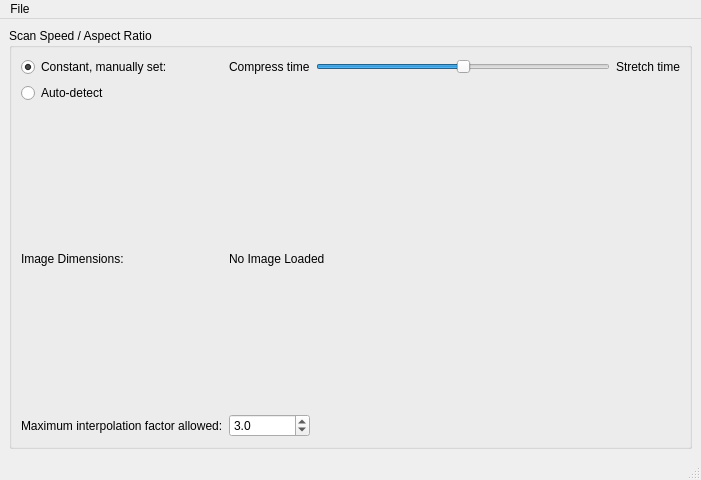
<?xml version="1.0" encoding="UTF-8"?>
<ui version="4.0">
 <class>MainWindow</class>
 <widget class="QMainWindow" name="MainWindow">
  <property name="geometry">
   <rect>
    <x>0</x>
    <y>0</y>
    <width>701</width>
    <height>480</height>
   </rect>
  </property>
  <property name="windowTitle">
   <string>LineScan -O-Matic</string>
  </property>
  <widget class="QWidget" name="centralwidget">
   <layout class="QVBoxLayout" name="verticalLayout">
    <item>
     <widget class="QGroupBox" name="groupBox">
      <property name="title">
       <string>Scan Speed / Aspect Ratio</string>
      </property>
      <layout class="QGridLayout" name="gridLayout">
       <item row="3" column="0">
        <widget class="QLabel" name="label_4">
         <property name="text">
          <string>Maximum interpolation factor allowed:</string>
         </property>
        </widget>
       </item>
       <item row="0" column="1">
        <widget class="QLabel" name="label">
         <property name="text">
          <string>Compress time</string>
         </property>
        </widget>
       </item>
       <item row="0" column="3">
        <widget class="QLabel" name="label_2">
         <property name="text">
          <string>Stretch time</string>
         </property>
        </widget>
       </item>
       <item row="0" column="0">
        <widget class="QRadioButton" name="manual_speed_adjust">
         <property name="text">
          <string>Constant, manually set:</string>
         </property>
         <property name="checked">
          <bool>true</bool>
         </property>
        </widget>
       </item>
       <item row="1" column="0">
        <widget class="QRadioButton" name="auto_speed_adjust">
         <property name="text">
          <string>Auto-detect</string>
         </property>
        </widget>
       </item>
       <item row="0" column="2">
        <widget class="QSlider" name="aspect_slider">
         <property name="minimum">
          <number>-200</number>
         </property>
         <property name="maximum">
          <number>200</number>
         </property>
         <property name="singleStep">
          <number>1</number>
         </property>
         <property name="pageStep">
          <number>1</number>
         </property>
         <property name="tracking">
          <bool>false</bool>
         </property>
         <property name="orientation">
          <enum>Qt::Horizontal</enum>
         </property>
         <property name="invertedAppearance">
          <bool>false</bool>
         </property>
         <property name="invertedControls">
          <bool>false</bool>
         </property>
        </widget>
       </item>
       <item row="2" column="0">
        <widget class="QLabel" name="label_3">
         <property name="text">
          <string>Image Dimensions:</string>
         </property>
        </widget>
       </item>
       <item row="2" column="1" colspan="3">
        <widget class="QLabel" name="output_dims">
         <property name="text">
          <string>No Image Loaded</string>
         </property>
        </widget>
       </item>
       <item row="3" column="1">
        <widget class="QDoubleSpinBox" name="max_interp">
         <property name="decimals">
          <number>1</number>
         </property>
         <property name="minimum">
          <double>1.000000000000000</double>
         </property>
         <property name="maximum">
          <double>50.000000000000000</double>
         </property>
         <property name="singleStep">
          <double>0.500000000000000</double>
         </property>
         <property name="value">
          <double>3.000000000000000</double>
         </property>
        </widget>
       </item>
      </layout>
     </widget>
    </item>
   </layout>
  </widget>
  <widget class="QMenuBar" name="menubar">
   <property name="geometry">
    <rect>
     <x>0</x>
     <y>0</y>
     <width>701</width>
     <height>21</height>
    </rect>
   </property>
   <widget class="QMenu" name="menuFile">
    <property name="title">
     <string>File</string>
    </property>
    <addaction name="action_load_vid"/>
    <addaction name="action_save"/>
   </widget>
   <addaction name="menuFile"/>
  </widget>
  <widget class="QStatusBar" name="statusbar"/>
  <action name="action_load_vid">
   <property name="text">
    <string>Load Video...</string>
   </property>
  </action>
  <action name="action_save">
   <property name="text">
    <string>Save Image...</string>
   </property>
  </action>
 </widget>
 <resources/>
 <connections/>
</ui>
